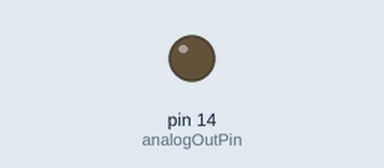
This sketch was run on a simulated Arduino Uno, built with avr-gcc and run on an emulated ATmega328P. Shown: output pins drawn as LEDs (lit = HIGH).

Above: at 1.3 s.
At 5.2 s:
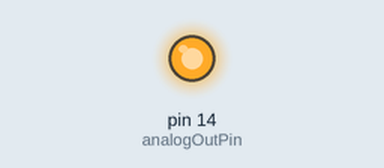
Timing chart, 0 to 13.5 s (numbered marks = the images above):
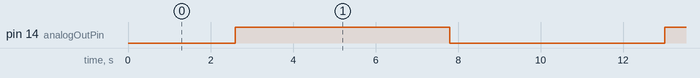

The sketch:

Analog_Out_Fading.ino
```cpp
/*
  Fading

  This example shows how to fade an LED using the analogWrite() function.

 Use and Led at BoardPin 20 (PinIo 15)
*/

const int analogOutPin = 14; // Analog output pin that the LED is attached to BoardPin 20

void setup() {
  // nothing happens in setup
}

void loop() {
  // fade in from min to max in increments of 5 points:
  for (int fadeValue = 0 ; fadeValue <= 255; fadeValue += 5) {
    // sets the value (range from 0 to 255):
    analogWrite(analogOutPin, fadeValue); // 0- 255
    // wait for 30 milliseconds to see the dimming effect
    delay(100);
  }

  // fade out from max to min in increments of 5 points:
  for (int fadeValue = 255 ; fadeValue >= 0; fadeValue -= 5) {
    // sets the value (range from 0 to 255):
    analogWrite(analogOutPin, fadeValue);
    // wait for 30 milliseconds to see the dimming effect
    delay(100);
  }
}
```

Measured:
- by itself, pin 14 (analogOutPin): alternates HIGH for 5.2 s and LOW for 5.2 s
